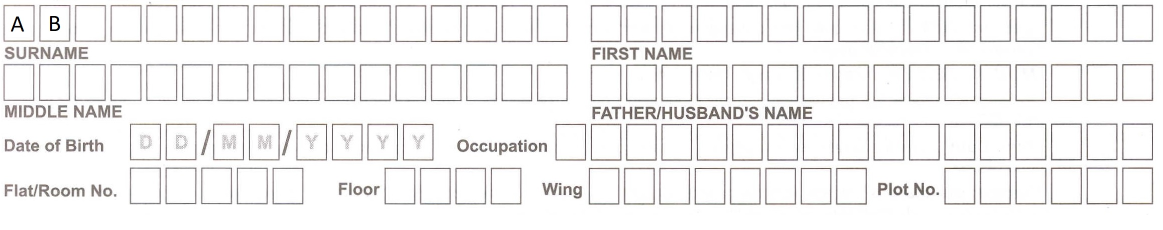
#> input picture sample.jpg, 2325 x 460 px (shown at 1/2 size)
$ python mainApp.py sample.jpg   (older library calls are emulated)
#> lines starting #> are read from the running program, lines starting #| are printed output that depends on the picture; after the words box and inside, x2 and y2 are one past the last pixel; in counts of white or black regions, pixels touching at a corner belong together
# -*- coding: utf-8 -*-
"""
Created on Mon Oct 22 19:41:35 2018

@author: Ashutosh Raj
"""

import cv2
import numpy as np
import sys

def boxDetection(image):

	_,thresh = cv2.threshold(image,150,255,cv2.THRESH_BINARY_INV)
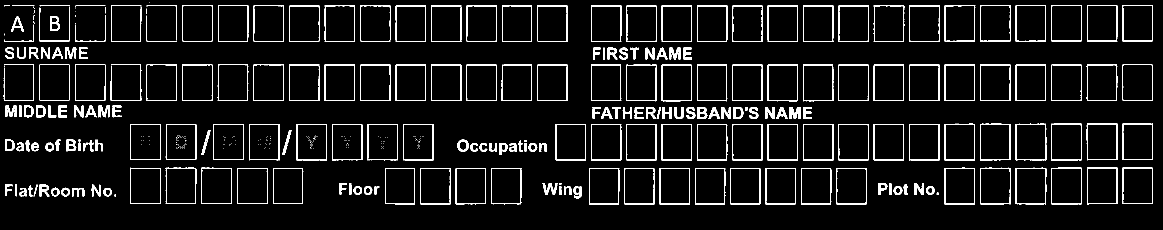
#> thresh: shape (460, 2325) (shown at 1/2 size); 6.6% white in thin lines or dots, all inside (x1, y1, x2, y2) = (7, 5, 2306, 409)

	kernel = cv2.getStructuringElement(cv2.MORPH_CROSS,(3,3))

	dilated = cv2.dilate(thresh,kernel,iterations = 2)
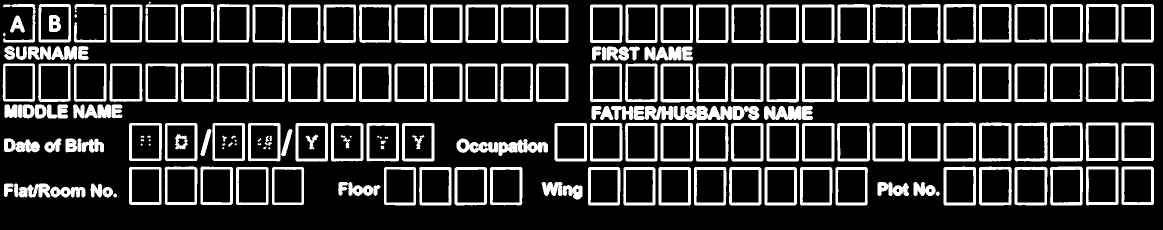
#> dilated: shape (460, 2325) (shown at 1/2 size); 19.3% white; 196 white regions (11 under 20 px)

	_, contours, hir = cv2.findContours(dilated,cv2.RETR_EXTERNAL,cv2.CHAIN_APPROX_NONE)
#> contours = 164 contours, 1 with area under 20; largest, box (x1, y1, x2, y2) and area: (2100, 245, 2166, 323) 4976, (1887, 8, 1953, 86) 4914, (2100, 8, 2166, 86) 4900, (2100, 333, 2166, 411) 4898, (2029, 245, 2095, 323) 4892; hir = 164 rows, first 6: [1, -1, -1, -1], [2, 0, -1, -1], [3, 1, -1, -1], [4, 2, -1, -1], [5, 3, -1, -1], [6, 4, -1, -1]

	result = []

	for contour in contours:

		[x,y,w,h] = cv2.boundingRect(contour)

		if h>80 and w>80:

			continue

		if h<63 or w<63:

			continue
		# draw rectangle around contour on original image

		cv2.rectangle(image,(x,y),(x+w,y+h),(255,0,255),2)

		result.append([x,y,w,h])
#> this loop made 164 passes
#> (x, y, w, h) on passes 1 to 3: (226, 387, 8, 8), (1871, 383, 9, 9), (205, 374, 21, 21)
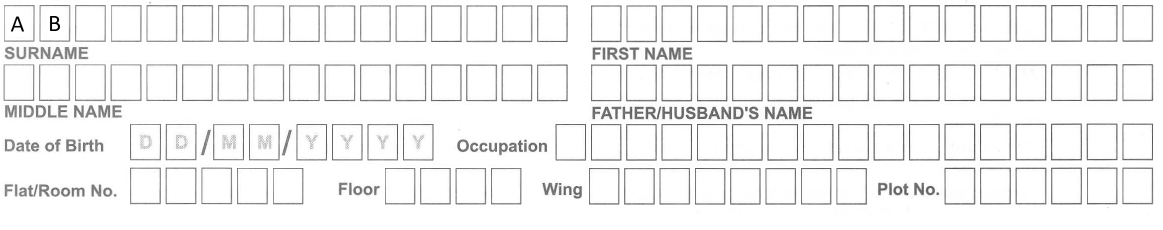
#> image: shape (460, 2325) (shown at 1/2 size); min 0, max 255, mean 242.2
#> after the loop, result = 112 items, first 6: [1671, 334, 65, 77], [1600, 334, 65, 77], [1529, 334, 65, 77], [1458, 334, 65, 77], [1388, 334, 65, 77], [1317, 334, 65, 77]

	np.save("result.npy", result)

	resultant_image = sort_contours(thresh)

	return resultant_image

def sort_contours(image):

	cnt = np.load(r"result.npy")

	cnts = list(cnt)

	max_width = np.sum(cnt[::, (0, 2)], axis=1).max()

	max_height = np.max(cnt[::, 3])

	nearest = max_height * 1.4

	cnts.sort(key=lambda r: (int(nearest * round(float(r[1])/nearest)) * max_width + r[0]))

	arr = []

	for x, y, w, h in cnts:

        	img_n = cv2.resize((image[y:y+h,x:x+w]),(140,140))

        	arr.append(img_n)
#> this loop made 112 passes
#> pass 1, in sort_contours, `img_n = cv2.resize((image[y:y+h,x:x+w]),(140,140))`:
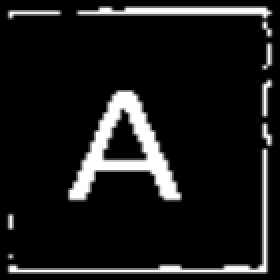
#> img_n: shape (140, 140) (shown 2 times larger); min 0, max 255, mean 25.9
#> pass 3, in sort_contours, `img_n = cv2.resize((image[y:y+h,x:x+w]),(140,140))`:
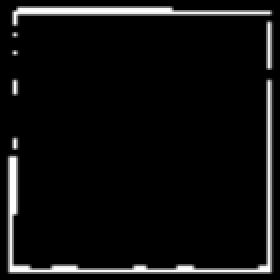
#> img_n: shape (140, 140) (shown 2 times larger); min 0, max 255, mean 15.5
#> after the loop, arr = 112 items

	narr = arr[0]

	for i in range(1, len(arr)):

		narr = np.concatenate([narr, arr[i]], axis=1)
#> this loop made 111 passes
#> pass 1, in sort_contours, `narr = np.concatenate([narr, arr[i]], axis=1)`:
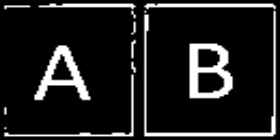
#> narr: shape (140, 280); min 0, max 255, mean 31.4
#> pass 3, in sort_contours, `narr = np.concatenate([narr, arr[i]], axis=1)`:
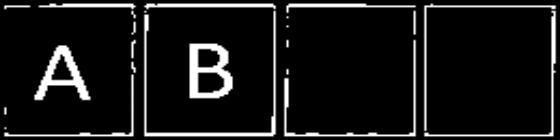
#> narr: shape (140, 560); min 0, max 255, mean 23.3

	return narr

if __name__ == '__main__':

	#Reading the image and converting it into Grayscale for proper thresholding
	img = cv2.imread(sys.argv[1], 0)

	image = boxDetection(img)

	cv2.imshow('sorted_and_extracted', image)

	cv2.imwrite('result.jpg', image)

	cv2.waitKey(0)
